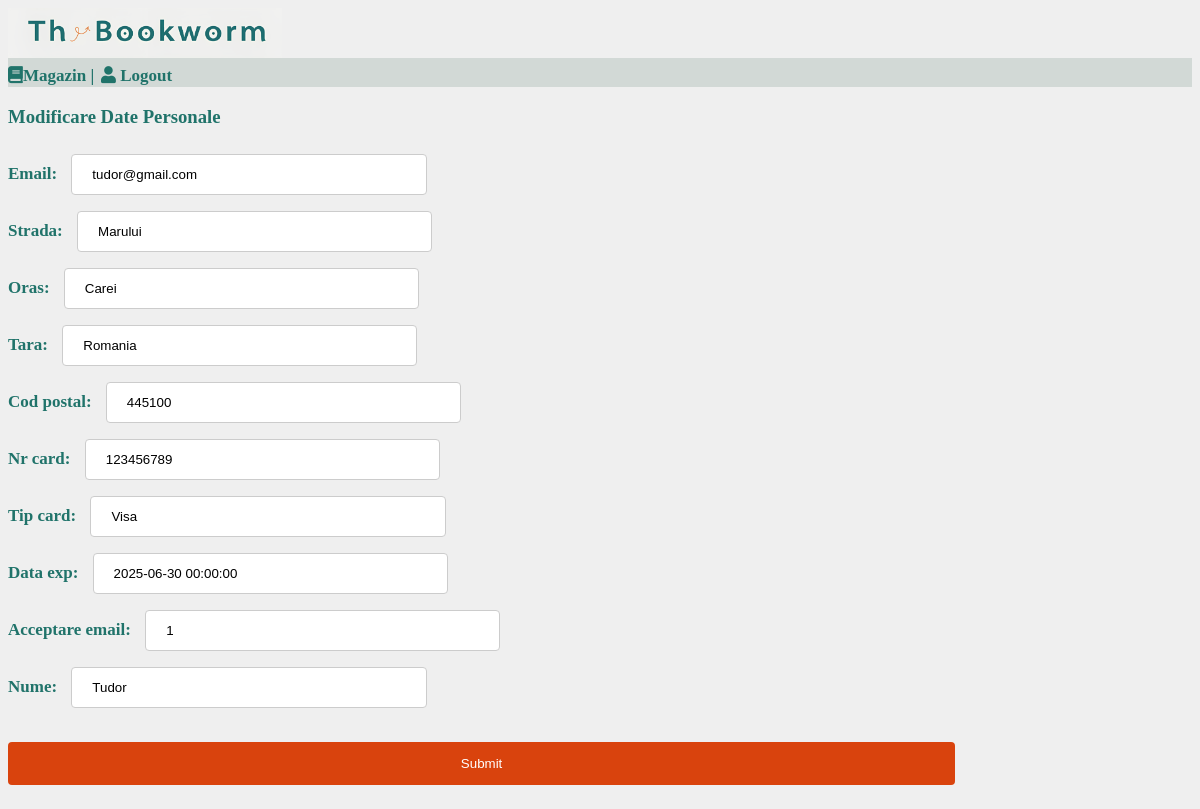
The page /Proiect1_Clienti/Profile.php?id=10 on the database its author committed.
### tables this page shows
CREATE TABLE IF NOT EXISTS `clienti` (
  `client_id` int NOT NULL AUTO_INCREMENT,
  `client_username` varchar(100) NOT NULL,
  `client_pass` varchar(150) NOT NULL,
  `client_email` varchar(150) NOT NULL,
  `client_str` varchar(150) NOT NULL,
  `client_oras` varchar(150) NOT NULL,
  `client_tara` varchar(150) NOT NULL,
  `client_codpost` varchar(150) NOT NULL,
  `client_nrcard` int NOT NULL,
  `client_tipcard` varchar(150) NOT NULL,
  `client_dataexp` datetime NOT NULL,
  `acceptareemail` int NOT NULL,
  `client_nume` varchar(150) NOT NULL,
  PRIMARY KEY (`client_id`)
);

### Proiect1_Clienti/Profile.php (the view, shortened to what this page needs)
<?php
$hostname ='localhost';
$username = 'root';
$password = '';
$db = 'proiect1_magazin';
$mysqli = new mysqli($hostname, $username, $password, $db);
?>
<html>
    <head>
    <link rel="stylesheet" href="https://use.fontawesome.com/releases/v5.7.1/css/all.css">
    <link href="style\style.css" type="text/css" rel="stylesheet" />
</head>
<body>
    <div class="logo">
        <img src="style\images\LOGO.png" height="50" ><br/>
    </div>
    <nav class="navtop">
        <div>
            <a class="nav_link" href="Magazin.php"><i class="fas fa-book"></i>Magazin |</a>
            <a class="nav_link" href='Logout.php'><i class='fas fa-user'></i> Logout</a>
        </div>
    </nav>
    <h3 class="profil"><?php if ($_GET['id'] != '') { echo "Modificare Date Personale"; }?></h3>
    <form action="" method="post">
    <div>
    <?php if ($_GET['id'] != '') { ?>
    <p> <?php
    if ($result = $mysqli->query("SELECT * FROM clienti where client_id='".$_GET['id']."'"))
    {
    if ($result->num_rows > 0)
    { $row = $result->fetch_object();?></p>
    <strong>Email: </strong> <input type="text" name="email" value="<?php echo$row->client_email;?>"/><br/>
    <strong>Strada: </strong> <input type="text" name="str" value="<?php echo$row->client_str;?>"/><br/>
    <strong>Oras: </strong> <input type="text" name="oras" value="<?php echo$row->client_oras;?>"/><br/>
    <strong>Tara: </strong> <input type="text" name="tara" value="<?php echo$row->client_tara;?>"/><br/>
    <strong>Cod postal: </strong> <input type="text" name="codpostal" value="<?php echo$row->client_codpost;?>"/><br/>
    <strong>Nr card: </strong> <input type="number" name="nrcard" value="<?php echo$row->client_nrcard;?>"/><br/>
    <strong>Tip card: </strong> <input type="text" name="tipcard" value="<?php echo$row->client_tipcard;?>"/><br/>
    <strong>Data exp: </strong> <input type="datetime" name="dataexp" value="<?php echo$row->client_dataexp;?>"/><br/>
    <strong>Acceptare email: </strong> <input type="number" name="acceptareemail" value="<?php echo$row->acceptareemail;?>"/><br/>
    <strong>Nume: </strong> <input type="text" name="nume" value="<?php echo $row->client_nume;}
    }
    }?>"/><br/>
    <br/>
    <input type="submit" name="submit" value="Submit" />
</div>
</body>
</html>

### Proiect1_Clienti/style/style.css (style rules this page uses)
body { background-color: #efefef; }
h1, h2, h3, p, div.product-price { color:#20736A; }
nav.navtop { background-color: #D2D9D6; }
.nav_link { font-size: 17px; text-decoration: none; font-weight: bold; border-radius: 10%; font-family: Cambria, Cochin, Georgia, Times, 'Times New Roman', serif; color:#20736A; }
i { color: #20736A; }
strong, a { font-size: 17px; text-decoration: none; border-radius: 10%; font-family: Cambria, Cochin, Georgia, Times, 'Times New Roman', serif; color: #20736A; }
.navtop { font-size: 25px; font-family: Arial, Helvetica, sans-serif; }
input[type=text], input[type=password], input[type=email], input[type=date], input[type=number], input[type=datetime], select { width: 30%; padding: 12px 20px; margin: 8px 10px; display: inline-block; border: 1px solid #ccc; border-radius: 4px; box-sizing: border-box; }
input[type=submit] { width: 80%; background-color: #D9430D; color: white; padding: 14px 20px; margin: 8px 0; border: none; border-radius: 4px; cursor: pointer; }

### rows shown on the page
clienti: email "tudor@gmail.com", str "Marului", oras "Carei", tara "Romania", codpostal "445100", nrcard "123456789", tipcard "Visa", dataexp "2025-06-30 00:00:00", acceptareemail "1", nume "Tudor"
